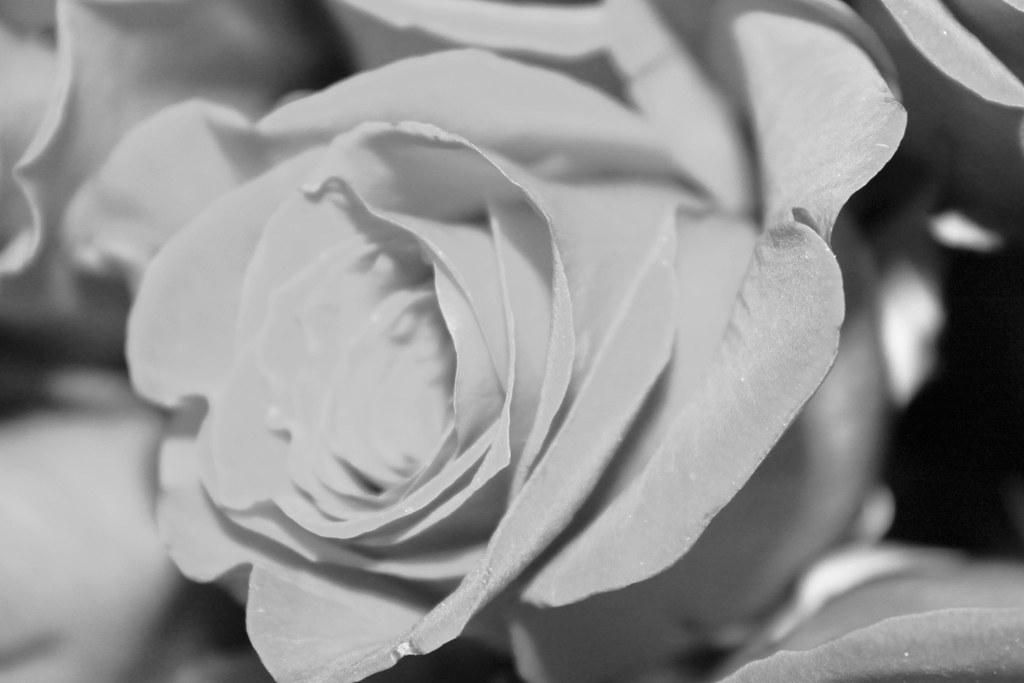
#> input picture Lab3/Chuong2/Cau3/srs/low_contrast.jpg, 1024 x 683 px
$ jupyter execute low_contrast_cau3.ipynb
#> lines starting #> are read from the running program, lines starting #| are printed output that depends on the picture; after the words box and inside, x2 and y2 are one past the last pixel; in counts of white or black regions, pixels touching at a corner belong together
[cell 1]
import cv2
import numpy as np
import matplotlib.pyplot as plt

def show(title, image):
    plt.figure(figsize=(5,5))
    plt.imshow(image, cmap='gray')
    plt.title(title)
    plt.axis('off')
    plt.show()

[cell 2]
#khao sat histogram
img = cv2.imread("low_contrast.jpg")
#> img is the input picture: shape (683, 1024, 3); min 0, max 253, mean 145.2
gray = cv2.cvtColor(img, cv2.COLOR_BGR2GRAY)

hist = cv2.calcHist([gray], [0], None, [256], [0, 256])
#> hist = 256 values, max 29844 at index 193, min 0 at index 249, mean 2732

plt.figure(figsize=(6,4))
plt.plot(hist)
plt.title("Histogram of Low Contrast Image")
plt.xlabel("Intensity")
plt.ylabel("Pixel count")
plt.show()
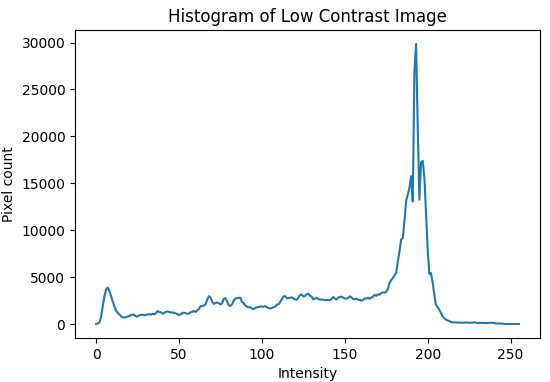
#> figure drawn by matplotlib, 1 panel; curve peaks at x = 193, y = 29844

[cell 3]
#canny trước khi tăng contrast
low=60
high=120
edges_raw = cv2.Canny(gray, low, high)
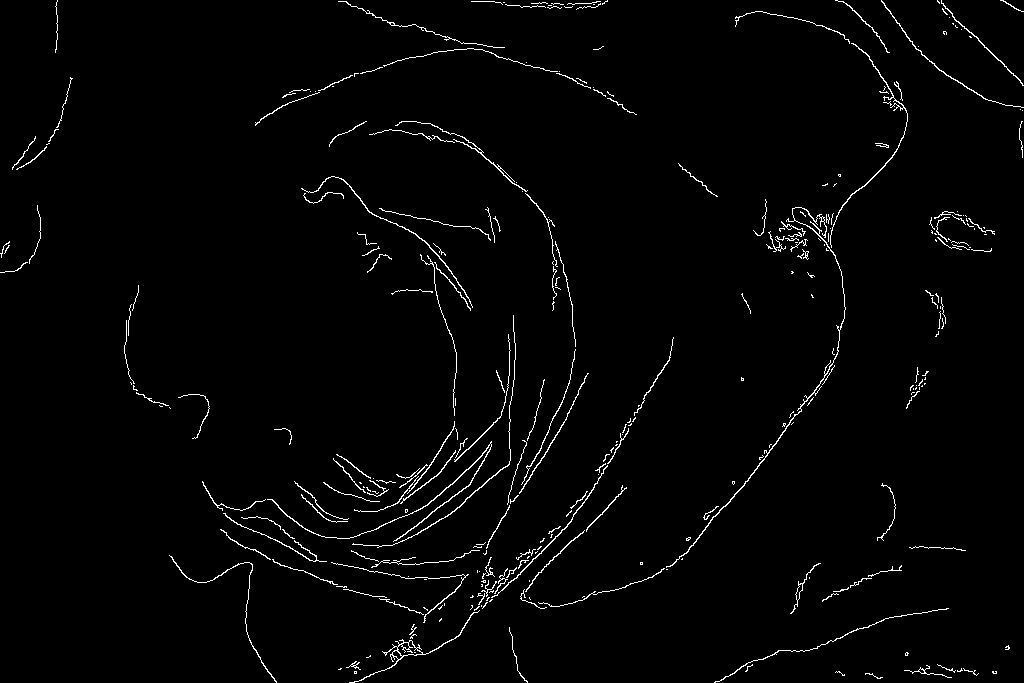
#> edges_raw: shape (683, 1024); 1.9% white in thin lines or dots
show("Canny without preprocessing", edges_raw)

[cell 4]
#tang tuong phan
equalized = cv2.equalizeHist(gray)
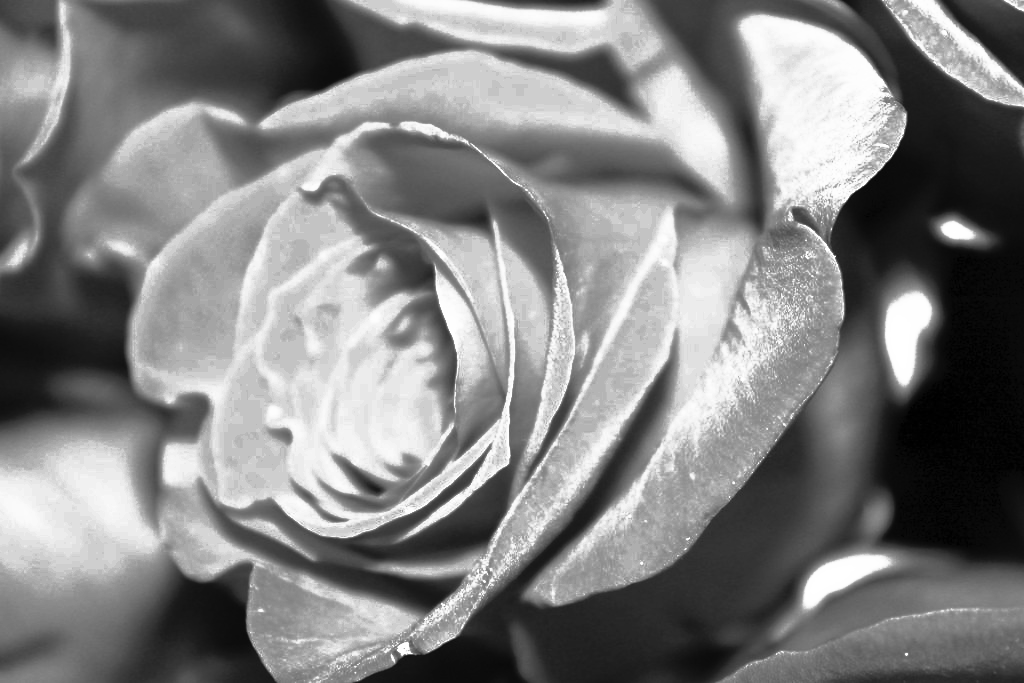
#> equalized: shape (683, 1024); min 0, max 255, mean 129
show("Gray Image", gray)
show("Histogram Equalized Image", equalized)

[cell 5]
#khảo sát lại histogram sau khi tăng contrast
hist_eq = cv2.calcHist([equalized], [0], None, [256], [0, 256])
#> hist_eq = 256 values, max 29844 at index 206, min 0 at index 4, mean 2732

plt.figure(figsize=(6,4))
plt.plot(hist_eq)
plt.title("Histogram after Equalization")
plt.show()
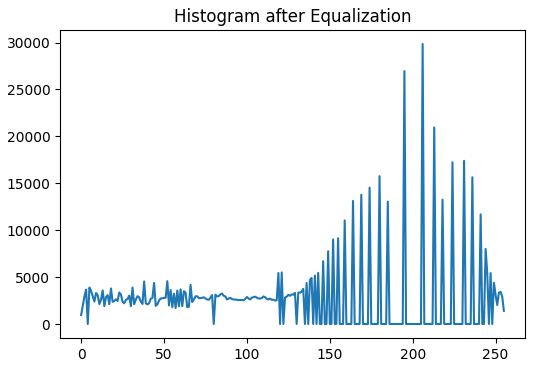
#> figure drawn by matplotlib, 1 panel; curve peaks at x = 206, y = 29844

[cell 6]
#canny sau khi tăng contrast
low_thresh = 60
high_thresh = 120

edges_eq = cv2.Canny(equalized, low_thresh, high_thresh)
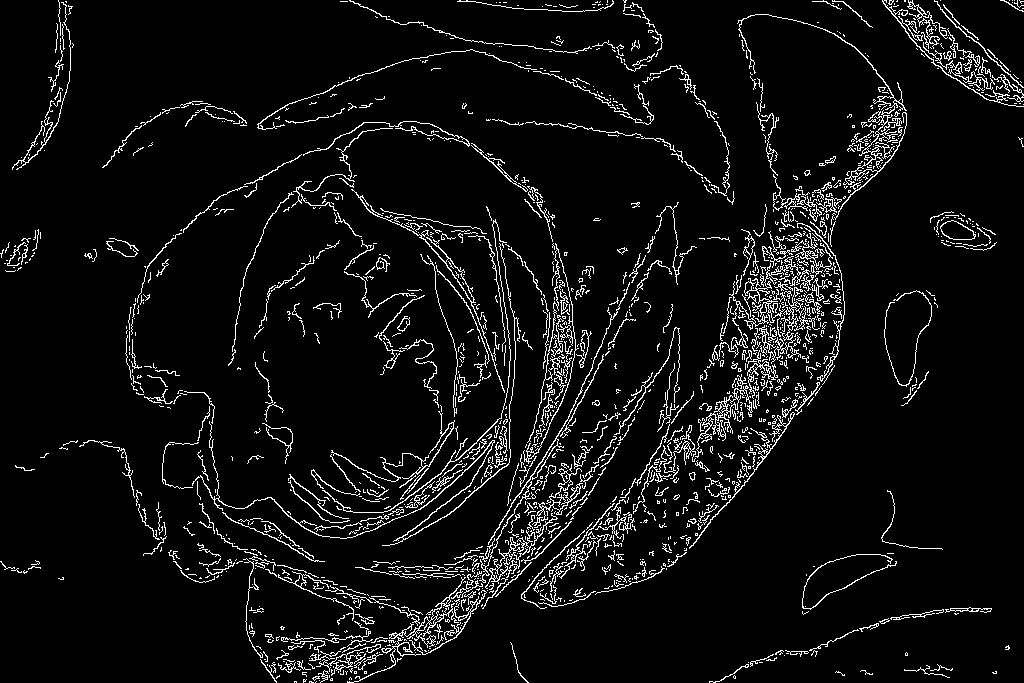
#> edges_eq: shape (683, 1024); 6.1% white in thin lines or dots
show("Canny after Contrast Enhancement", edges_eq)

$ run again, with Lab3/Chuong2/Cau3/srs/detail.jpg copied over Lab3/Chuong2/Cau3/srs/low_contrast.jpg
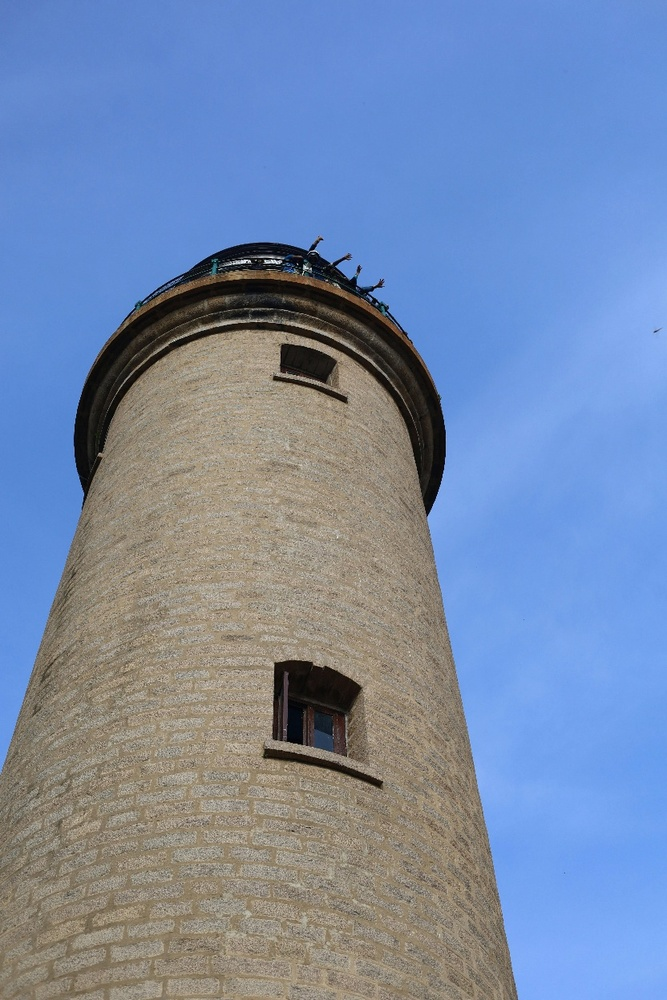
#> input picture Lab3/Chuong2/Cau3/srs/detail.jpg, 667 x 1000 px, shrunk from 832 x 1248 before the run
#> img is the input picture: shape (1000, 667, 3); mean B, G, R 170.6, 137.7, 118.1
#> hist = 256 values, max 38799 at index 137, min 0 at index 214, mean 2605.5
#> `edges_raw = cv2.Canny(gray, low, high)`:
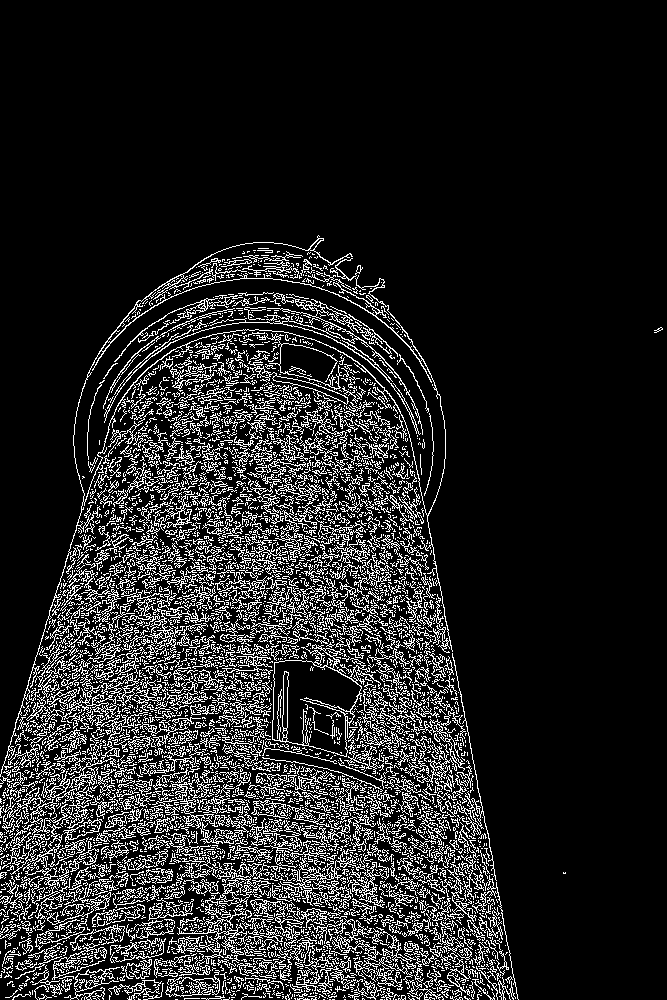
#> edges_raw: shape (1000, 667); 13.7% white in thin lines or dots, all inside (x1, y1, x2, y2) = (0, 235, 663, 1000)
#> hist_eq = 256 values, max 38799 at index 111, min 0 at index 31, mean 2605.5
#> `edges_eq = cv2.Canny(equalized, low_thresh, high_thresh)`:
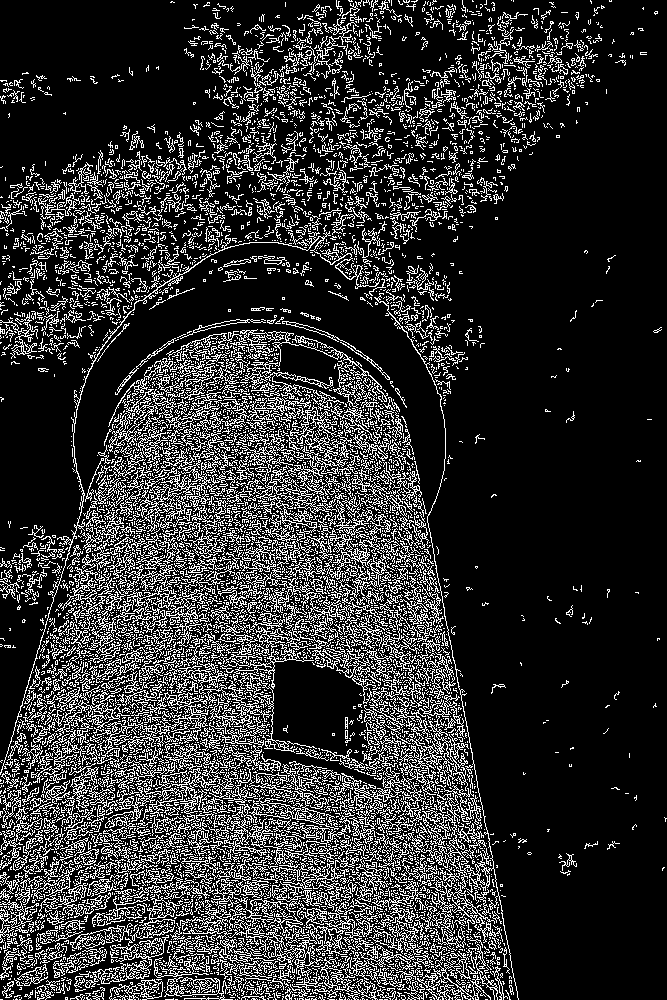
#> edges_eq: shape (1000, 667); 19.1% white in thin lines or dots

$ run again, with Lab3/Chuong2/Cau3/srs/noisy.jpg copied over Lab3/Chuong2/Cau3/srs/low_contrast.jpg
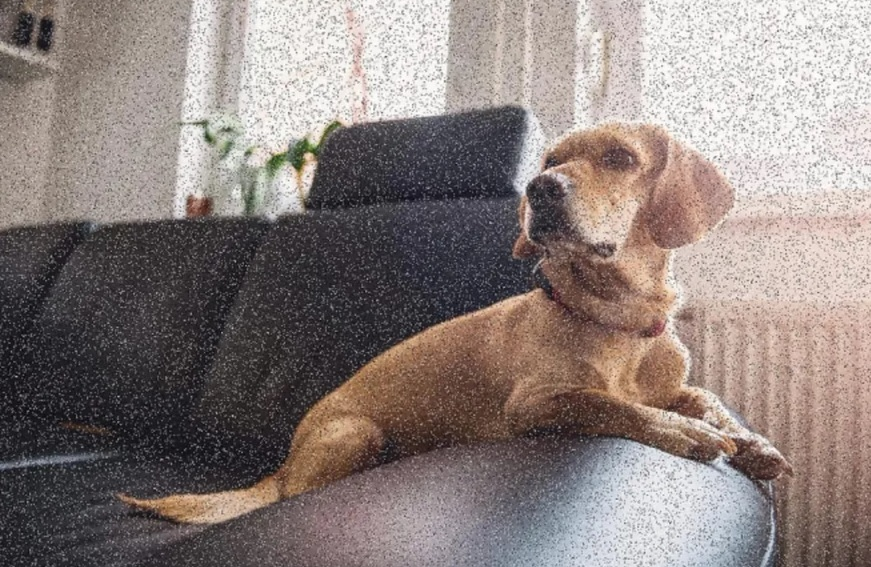
#> input picture Lab3/Chuong2/Cau3/srs/noisy.jpg, 871 x 567 px
#> img is the input picture: shape (567, 871, 3); mean B, G, R 125, 128.3, 139.5
#> hist = 256 values, max 3659 at index 44, min 0 at index 0, mean 1929.1
#> `edges_raw = cv2.Canny(gray, low, high)`:
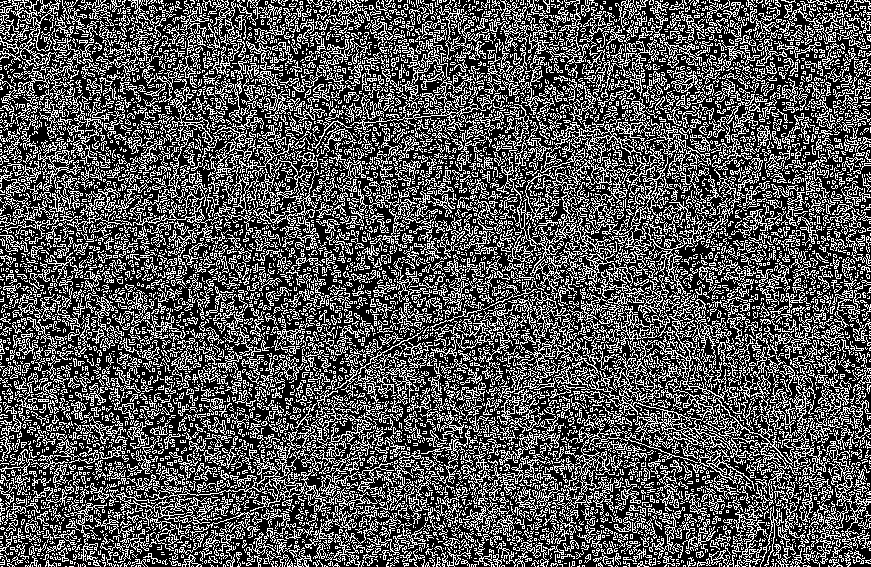
#> edges_raw: shape (567, 871); 33.2% white in thin lines or dots
#> hist_eq = 256 values, max 3814 at index 239, min 0 at index 12, mean 1929.1
#> `edges_eq = cv2.Canny(equalized, low_thresh, high_thresh)`:
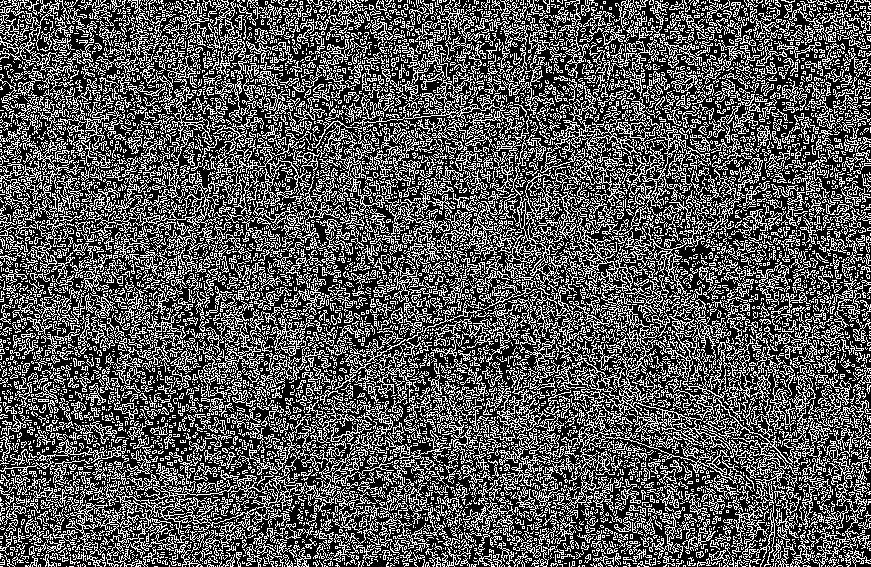
#> edges_eq: shape (567, 871); 34% white in thin lines or dots
